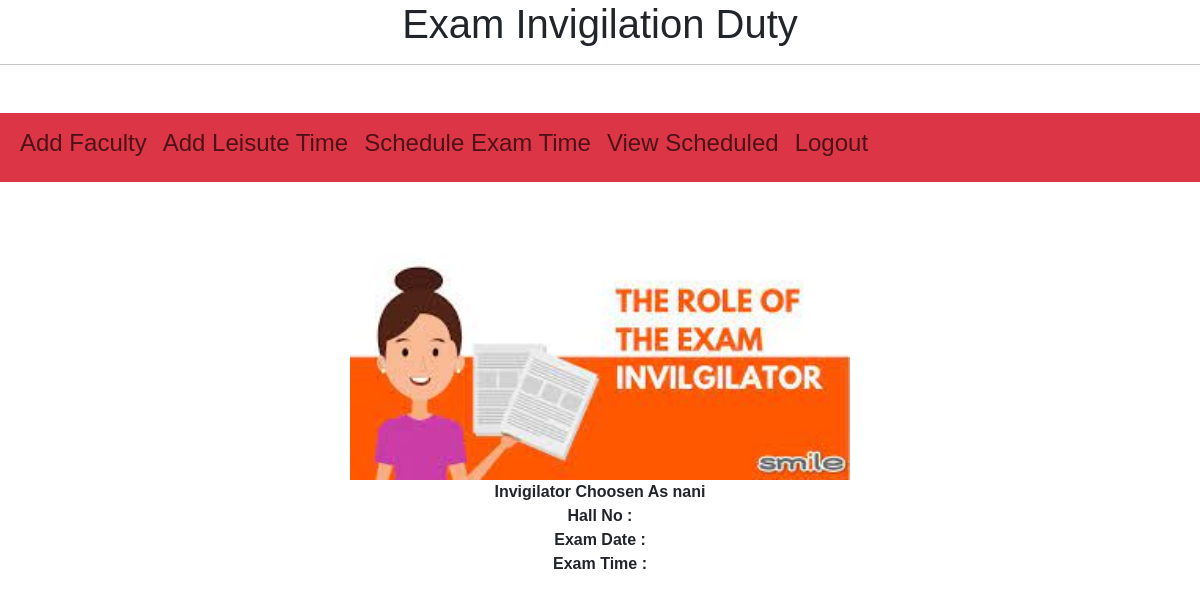
The page /confirm/nani on the database as committed earlier.
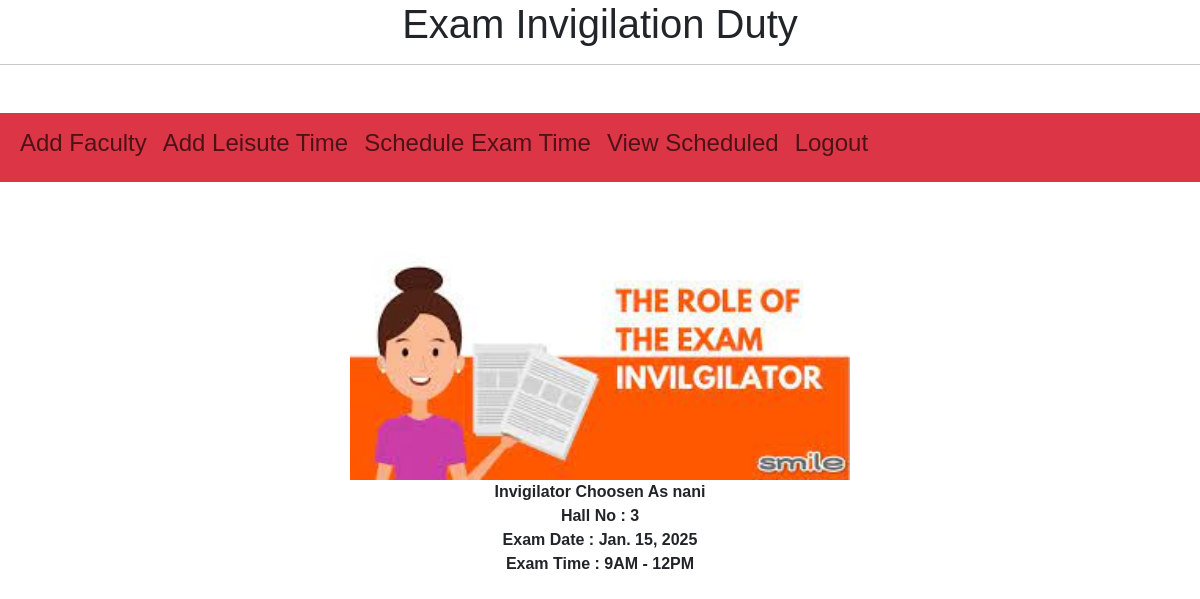
The same page on the database as committed later.
### duty/models.py (models this page shows, shortened)
class Schedule(models.Model):
    examname=models.CharField(max_length=100)
    hall=models.IntegerField()
    Exam=(('9AM-12PM','9AM-12PM'),('10AM-13PM','10AM-13PM'),('11AM-14PM','11AM-14PM'),('12PM-15PM','12PM-15PM'),('13PM - 16PM','13PM - 16PM'),('14PM - 17PM','14PM - 17PM'),('15PM - 16PM','15PM - 16PM'))
    examtime=models.CharField(max_length=100,choices=Exam)
    examdate=models.DateField()
    facultyname1=models.ForeignKey(AddFaculty,on_delete=models.CASCADE)

### duty/views.py (the view)
# urls.py: path("confirm/<facultyname>",confirm,name='confirm'),
def confirm(request,facultyname):
    res=''
    print(facultyname)
    try:
        q=Schedule.objects.all().last()
        if not q.facultyname1.faculty_name == facultyname:
            q.delete()
            messages.error(request,"selected wrong faculty")
            return redirect("ScheduleExam")
        else:
            res=Schedule.objects.all().last()
    except Exception as e:
        print(e)
    context={'q':res,'faculty':facultyname}
    return render(request,"confirm.html",context)

### duty/templates/confirm.html (shortened to what this page needs)
{% extends "base.html" %}
{%block start%}
{% load static %}
<h1>Exam Invigilation Duty</h1>
<hr>
<nav class="navbar navbar-expand-lg bg-danger mt-5">
    <div class="container-fluid">
      <div class="collapse navbar-collapse" >
        <ul class="navbar-nav  mb-lg-0">
          <li class="nav-item">
            <h4><a class="nav-link "  href="/AddFaculty/">Add Faculty</a></h4>
          </li>
          <li class="nav-item">
            <h4><a class="nav-link" href="/AddLeisure/">Add Leisute Time</a></h4>
          </li>
          <li class="nav-item">
            <h4><a class="nav-link " href="/ScheduleExam/" >Schedule Exam Time</a></h4>
          </li>
          <li class="nav-item">
            <h4><a class="nav-link mx-auto" href="/ViewSchedule/" >View Scheduled</a></h4>
          </li>
          <li class="nav-item">
            <h4><a class="nav-link " href="/logout_page/" >Logout</a></h4>
          </li>
        </ul>
      </div>
    </div>
  </nav>
 <center> <img class="mt-5" src="{% static 'mysite/images/tra.jpg' %}" width="500px" ></center>
 <center><b>{{q.exam}} Invigilator Choosen As {{faculty}}</b></center>
 <center><b>Hall No : {{q.hall}}</b></center>
 <center><b>Exam Date :  {{q.examdate}}</b></center>
 <center><b>Exam Time :  {{q.examtime}}</b></center>
{%endblock%}

### duty/templates/base.html (shortened to what this page needs)
<!DOCTYPE html>
<html lang="en">
<head>
    <link href="https://cdn.jsdelivr.net/npm/bootstrap@5.3.3/dist/css/bootstrap.min.css" rel="stylesheet">
</head>
<body>
    {% block start%}
    {%endblock%}
</body>
</html>

### duty/templates/base.html (style rules this page uses)
* { font-family: Arial, Helvetica, sans-serif; }
ul li h3,h4 { color: white; }

### duty/templates/confirm.html (style rules this page uses)
b,h1 { display: flex; justify-content: center; }

Rows that differ between the two databases and show on the page:
added Schedule: hall "3", examdate "Jan. 15, 2025", examtime "9AM - 12PM"
